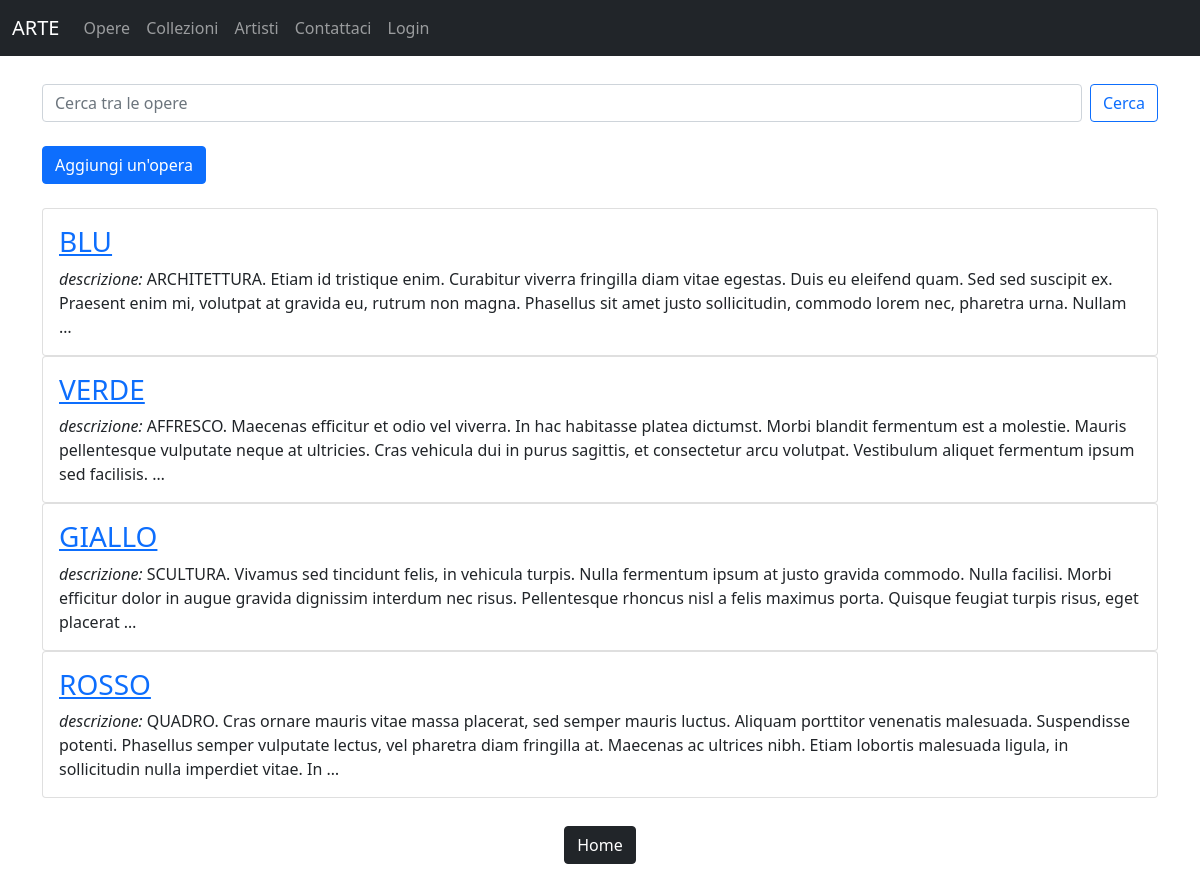
Screenshot of /opera/ with the database file from the repository.
### mostra/models.py (models this page shows, shortened)
class Opera(models.Model):
	titolo = models.CharField(max_length=250)
	artista = models.ForeignKey(Artista, on_delete=models.CASCADE, related_name="artista")
	descrizione = models.TextField()
	data = models.DateTimeField(auto_now=False, auto_now_add=True)
	class Meta:
		ordering = ["-data"]
	def get_absolute_url(self):
		return reverse("opera_detail", kwargs={"pk": self.pk})

### mostra/views.py (the view)
# urls.py: path("opera/", OperaListView.as_view(), name="opera"),
class OperaListView(ListView):
	model = Opera
	template_name = "mostra/opera_list.html"

### mostra/templates/mostra/opera_list.html (shortened to what this page needs)
{% extends 'mostra/common.html'%}
{% block content %}
<br>
  <div class="container my-1">
    <center><form class="d-flex" method=POST action="{% url 'search_opera' %}" role="search">
        <input class="form-control me-2" type="search" placeholder="Cerca tra le opere" aria-label="Search" name="searched">
        <button class="btn btn-outline-primary" type="submit">Cerca</button></form></center>
    <br>
    <a href="{% url 'add_opera' %}" class="btn btn-primary">Aggiungi un'opera </a>
    <br></br>
    {%for opera in opera_list%}
    <div class="card">
      <div class="card-body">
        <a href="{{ opera.get_absolute_url }}"><h3 class="card-title">{{opera.titolo}}</h3></a>
        <p class="card-text"><i>descrizione: </i>{{ opera.descrizione|safe|truncatewords_html:40 }}</p>
      </div>
    </div>
    {% endfor %}
  </div>
{% endblock%}

### mostra/templates/mostra/common.html (shortened to what this page needs)
<!doctype html>
<html lang="en">
<head>
    <link href="https://cdn.jsdelivr.net/npm/bootstrap@5.0.0-beta2/dist/css/bootstrap.min.css" rel="stylesheet"
>
</head>
<body>
  <nav class="navbar navbar-expand-lg navbar-dark bg-body-tertiary bg-dark">
    <div class="container-fluid">
      <a class="navbar-brand" href="{% url 'home' %}">ARTE</a>
      <div class="collapse navbar-collapse" id="navbarSupportedContent">
        <ul class="navbar-nav me-auto mb-2 mb-lg-0">
          <li class="nav-item">
            <a class="nav-link" href="{% url 'opera' %}" >Opere</a>
          </li>
          <li class="nav-item">
            <a class="nav-link" href="{% url 'collezione' %}">Collezioni</a>
          </li>
          <li class="nav-item">
            <a class="nav-link" href="{% url 'artista' %}">Artisti</a>
          </li>
          <li class="nav-item">
            <a class="nav-link" href="{%url 'contattaci' %}">Contattaci</a>
          </li>
          {% if user.is_authenticated %}
          <li class="nav-item">
            <a class="nav-link" href="{% url 'logout' %}">Logout</a>
          </li>
          {% else %}
          <li class="nav-item">
            <a class="nav-link" href="{% url 'login' %}">Login</a>
          </li>
          {% endif %}
      </div>
    </div>
  </nav>
  {% block content %}
  {% endblock%}
  <br>
  <center>
    <a href="{% url 'home' %}" class="btn btn-dark">Home</a>
  </center>
  <br>
</body>
</html>

### rows the page displays
Opera: titolo "BLU", descrizione "ARCHITETTURA. Etiam id tristique enim. Curabitur viverra fringilla diam vitae egestas. Duis eu eleifend quam. Sed sed suscipit ex. Praesent enim mi, volutpat at gravida eu, rutrum non magna. Phasellus sit amet justo sollicitudin, commodo lorem nec, pharetra urna. Nullam …"
Opera: titolo "VERDE", descrizione "AFFRESCO. Maecenas efficitur et odio vel viverra. In hac habitasse platea dictumst. Morbi blandit fermentum est a molestie. Mauris pellentesque vulputate neque at ultricies. Cras vehicula dui in purus sagittis, et consectetur arcu volutpat. Vestibulum aliquet fermentum ipsum sed facilisis. …"
Opera: titolo "GIALLO", descrizione "SCULTURA. Vivamus sed tincidunt felis, in vehicula turpis. Nulla fermentum ipsum at justo gravida commodo. Nulla facilisi. Morbi efficitur dolor in augue gravida dignissim interdum nec risus. Pellentesque rhoncus nisl a felis maximus porta. Quisque feugiat turpis risus, eget placerat …"
Opera: titolo "ROSSO", descrizione "QUADRO. Cras ornare mauris vitae massa placerat, sed semper mauris luctus. Aliquam porttitor venenatis malesuada. Suspendisse potenti. Phasellus semper vulputate lectus, vel pharetra diam fringilla at. Maecenas ac ultrices nibh. Etiam lobortis malesuada ligula, in sollicitudin nulla imperdiet vitae. In …"
